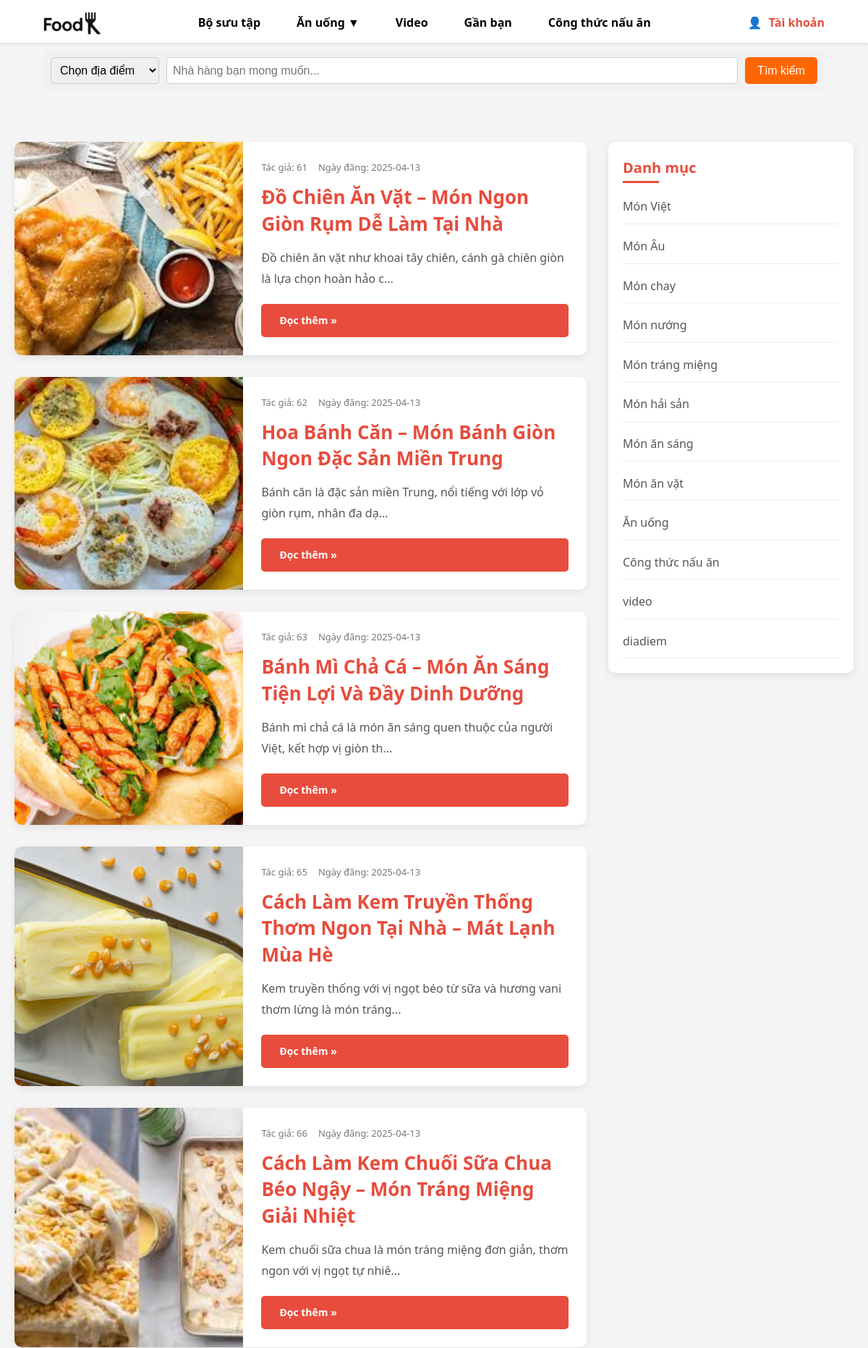
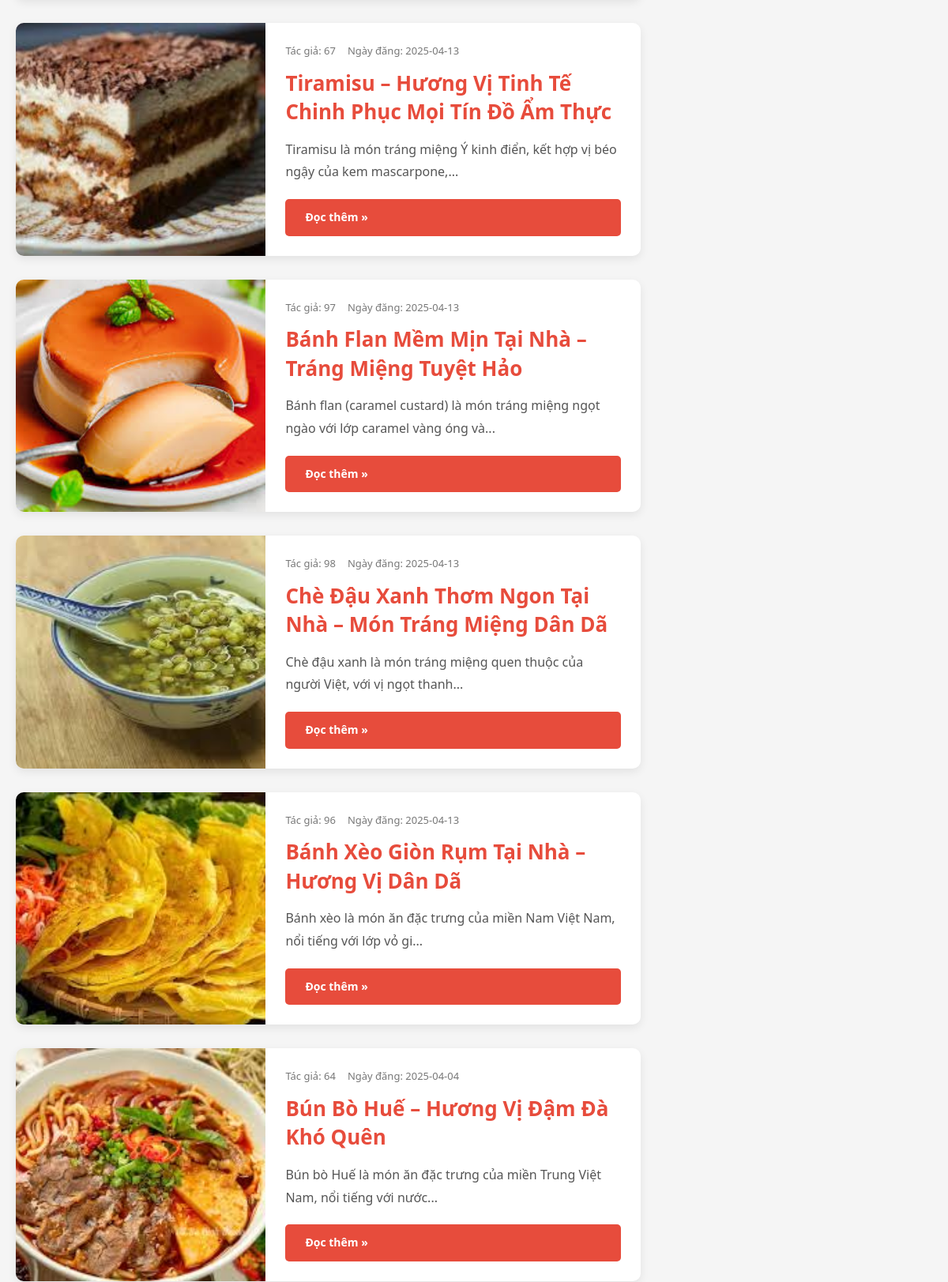
The app's page /congthuc.php (upper part) with its own data (2 pictures, top to bottom).
### tables this page shows
CREATE TABLE `baiviet` (
  `id` int(11) NOT NULL,
  `tieude` varchar(255) NOT NULL,
  `noidung` text NOT NULL,
  `tacgia_id` int(11) DEFAULT NULL,
  `ngay_dang` date DEFAULT curdate(),
  `anh_minh_hoa` varchar(255) DEFAULT NULL,
  `danh_muc` varchar(50) DEFAULT NULL,
  `thoi_gian_chuan_bi` int(11) DEFAULT NULL COMMENT 'Thời gian chuẩn bị (phút)',
  `thoi_gian_nau` int(11) DEFAULT NULL COMMENT 'Thời gian nấu (phút)',
  `so_khau_phan` int(11) DEFAULT NULL COMMENT 'Số khẩu phần (người)',
  `muc_do_kho` enum('Dễ','Trung bình','Khó') DEFAULT NULL COMMENT 'Mức độ khó của công thức',
  `thong_tin_dinh_duong` text DEFAULT NULL COMMENT 'Thông tin dinh dưỡng'
);

### congthuc.php (the view, shortened to what this page needs)
<?php
include 'config/database.php';
include 'includes/header.php';
?>
<div class="main-container">
  <section class="main-content">
    <div class="left-section">
      <?php
      $search = isset($_GET['search']) ? $_GET['search'] : '';
      $stmt = $conn->prepare("SELECT * FROM baiviet WHERE danh_muc = 'Công thức nấu ăn' AND tieude LIKE :search ORDER BY ngay_dang DESC");
      $searchParam = "%$search%";
      $stmt->bindParam(':search', $searchParam, PDO::PARAM_STR);
      $stmt->execute();
      $baiviets = $stmt->fetchAll(PDO::FETCH_ASSOC);
      foreach ($baiviets as $baiviet) {
        echo "
        <div class='blog-post'>
          <div class='blog-image'>
            <img src='{$baiviet['anh_minh_hoa']}' alt='{$baiviet['tieude']}' />
          </div>
          <div class='blog-details'>
            <div class='blog-meta'>
              <span class='author'>Tác giả: {$baiviet['tacgia_id']}</span>
              <span class='time'>Ngày đăng: {$baiviet['ngay_dang']}</span>
            </div>
            <h3 class='blog-title'>{$baiviet['tieude']}</h3>
            <p class='blog-summary'>" . substr($baiviet['noidung'], 0, 100) . "...</p>
            <a href='CongThucV2.php?id={$baiviet['id']}' class='read-more-btn'>Đọc thêm »</a>
          </div>
        </div>
        ";
      }
      ?>
    </div>
    <div class="right-section">
      <div class="category-box">
        <h3>Danh mục</h3>
        <ul>
          <?php
          $stmt = $conn->prepare("SELECT DISTINCT danh_muc FROM baiviet");
          $stmt->execute();
          $categories = $stmt->fetchAll(PDO::FETCH_ASSOC);
          foreach ($categories as $category) {
            echo "<li><a href='?danh_muc={$category['danh_muc']}'>{$category['danh_muc']}</a></li>";
          }
          ?>
        </ul>
      </div>
    </div>
  </section>
</div>

### includes/header.php (shortened to what this page needs)
<?php
$logged_in = isset($_SESSION['user_id']);
$user_name = ($logged_in && isset($_SESSION['user_name'])) ? $_SESSION['user_name'] : "Người dùng";
?>
<!DOCTYPE html>
<html lang="vi">
  <head>
    <link rel="stylesheet" href="static/Lv2/css/header.css" />
    <link rel="stylesheet" href="static/Lv2/css/footer.css" />
    <link rel="stylesheet" href="assets/css/style.css" />
    <link rel="stylesheet" href="assets/css/logo.css" />
    <link rel="stylesheet" href="assets/css/login.css" />
    <link rel="stylesheet" href="assets/css/forgot.css" />
    <link rel="stylesheet" href="assets/css/register.css" />
    <link rel="stylesheet" href="assets/css/logoutmenu.css" />
    <link rel="stylesheet" href="assets/css/CongThucV2.css" />
    <link rel="stylesheet" href="static/Lv2/css/style_anuong.css" />
    <link rel="stylesheet" href="static/Lv2/css/style_bosuutap.css" />
    <link rel="stylesheet" href="static/Lv2/css/style_congthuc.css" />
    <link rel="stylesheet" href="static/Lv2/css/style_video.css" />
    <link rel="stylesheet" href="static/Lv2/css/style_vitri.css" />
  </head>
  <body>
      <header>
        <div class="container">
        <div class="logo">
  <a href="index.php">
    <img src="images/Logo (2).png" alt="Logo" class="logo-img">
  </a>
</div>
          <nav>
            <ul>
              <li><a href="bosuutap.php">Bộ sưu tập</a></li>
              <li class="dropdown">
                <a href="anuong.php">Ăn uống ▼</a>
              </li>
              <li><a href="video.php">Video</a></li>
              <li><a href="vitri.php">Gần bạn</a></li>
              <li><a href="congthuc.php">Công thức nấu ăn</a></li>
            </ul>
          </nav>
          <div class="account">
                    <span>👤</span>
                    <?php if ($logged_in): ?>
                        <a href="#"><?php echo htmlspecialchars($user_name); ?> ▼</a>
                        <ul class="dropdown-menu">
                            <li><a href="logout.php">Đăng xuất</a></li>
                        </ul>
                    <?php else: ?>
                        <a href="login.php">Tài khoản</a>
                    <?php endif; ?>
                </div>
            </div>
      </header>
      <div class="recipe-search-bar">
        <form action="search.php" method="GET">
          <select name="location">
            <option>Chọn địa điểm</option>
          </select>
          <input type="text" name="query" placeholder="Nhà hàng bạn mong muốn..." />
          <button>Tìm kiếm</button>
        </form>
      </div>

### static/Lv2/css/header.css (style rules this page uses)
* { margin: 0; padding: 0; box-sizing: border-box; }
body { font-family: Arial, sans-serif; background-color: #f8f8f8; }
.container { width: 90%; max-width: 1200px; margin: auto; display: flex; justify-content: space-between; align-items: center; padding: 5px 0; }
header { background: white; box-shadow: 0px 2px 5px rgba(0, 0, 0, 0.1); padding: 5px 0; position: sticky; top: 0; z-index: 1000; width: 100%; }
nav ul { list-style: none; display: flex; gap: 20px; }
nav ul li { position: relative; }
nav ul li a { text-decoration: none; color: black; padding: 10px 15px; display: block; font-weight: bold; }
.main-content { display: grid; grid-template-columns: repeat(2, 1fr); gap: 20px; }
img { width: 100%; height: 100%; object-fit: contain; }
.logo { text-align: left; padding: 10px 0; }
.logo-img { width: 80px; height: auto; display: block; }
html, body { height: 100%; margin: 0; }
.recipe-search-bar { width: 90%; max-width: 1200px; margin: 0 auto; padding: 10px; background: #f1f1f1; border-radius: 5px; margin-top: 10px; margin-bottom: 40px; }
.recipe-search-bar form { display: flex; width: 100%; gap: 10px; }
.recipe-search-bar select, .recipe-search-bar input, .recipe-search-bar button { padding: 8px; font-size: 16px; border: 1px solid #ccc; border-radius: 5px; }
.recipe-search-bar select { width: 150px; }
.recipe-search-bar input { flex-grow: 1; min-width: 0; }
.recipe-search-bar button { width: 100px; background: #ff6600; color: white; border: none; cursor: pointer; }
.account a { color: #e74c3c; font-weight: bold; text-decoration: none; }

### assets/css/style.css (style rules this page uses)
* { margin: 0; padding: 0; box-sizing: border-box; }
body { font-family: Arial, sans-serif; background-color: #fff; }

### assets/css/logo.css (style rules this page uses)
.logo a { text-decoration: none; color: inherit; }

### assets/css/login.css (style rules this page uses)
body { font-family: Arial, sans-serif; margin: 0; padding: 0; background-color: #f8f8f8; }
.logo a { text-decoration: none; color: inherit; }

### assets/css/forgot.css (style rules this page uses)
body { font-family: Arial, sans-serif; margin: 0; padding: 0; background-color: #f8f8f8; }

### assets/css/register.css (style rules this page uses)
body { font-family: Arial, sans-serif; margin: 0; padding: 0; background-color: #f8f8f8; }

### assets/css/logoutmenu.css (style rules this page uses)
.account { position: relative; display: inline-block; }
.account span { margin-right: 5px; }

### assets/css/CongThucV2.css (style rules this page uses)
* { box-sizing: border-box; margin: 0; padding: 0; }
body { font-family: "Poppins", sans-serif; background-color: #f5f5f5; color: #333; line-height: 1.6; }

### static/Lv2/css/style_anuong.css (style rules this page uses)
body { font-family: sans-serif; margin: 0; padding: 0; }
.logo a { text-decoration: none; color: inherit; }

### static/Lv2/css/style_bosuutap.css (style rules this page uses)
.main-container { max-width: 1200px; margin: 0 auto; padding: 0 20px; }
.logo a { text-decoration: none; color: inherit; }

### static/Lv2/css/style_video.css (style rules this page uses)
* { box-sizing: border-box; margin: 0; padding: 0; }
html, body { margin: 0; padding: 0; }
body { font-family: "Segoe UI", "Arial", sans-serif; margin: 0; padding: 0; line-height: 1.6; background-color: #f5f5f5; color: #333; }
header { margin-bottom: 0; padding-bottom: 0; }
header .container { margin-bottom: 0; padding-bottom: 0; }
.container { margin: 0 auto; padding: 0; }

### static/Lv2/css/style_vitri.css (style rules this page uses)
.logo a { text-decoration: none; color: inherit; }

### records on screen
baiviet: anh_minh_hoa (picture), tacgia "61", ngay_dang "2025-04-13", tieude "Đồ Chiên Ăn Vặt – Món Ngon Giòn Rụm Dễ Làm Tại Nhà", noidung "Đồ chiên ăn vặt như khoai tây chiên, cánh gà chiên giòn là lựa chọn hoàn hảo c"
baiviet: anh_minh_hoa (picture), tacgia "62", ngay_dang "2025-04-13", tieude "Hoa Bánh Căn – Món Bánh Giòn Ngon Đặc Sản Miền Trung", noidung "Bánh căn là đặc sản miền Trung, nổi tiếng với lớp vỏ giòn rụm, nhân đa dạ"
baiviet: anh_minh_hoa (picture), tacgia "63", ngay_dang "2025-04-13", tieude "Bánh Mì Chả Cá – Món Ăn Sáng Tiện Lợi Và Đầy Dinh Dưỡng", noidung "Bánh mì chả cá là món ăn sáng quen thuộc của người Việt, kết hợp vị giòn th"
baiviet: anh_minh_hoa (picture), tacgia "65", ngay_dang "2025-04-13", tieude "Cách Làm Kem Truyền Thống Thơm Ngon Tại Nhà – Mát Lạnh Mùa Hè", noidung "Kem truyền thống với vị ngọt béo từ sữa và hương vani thơm lừng là món tráng"
baiviet: anh_minh_hoa (picture), tacgia "66", ngay_dang "2025-04-13", tieude "Cách Làm Kem Chuối Sữa Chua Béo Ngậy – Món Tráng Miệng Giải Nhiệt", noidung "Kem chuối sữa chua là món tráng miệng đơn giản, thơm ngon với vị ngọt tự nhiê"
baiviet: anh_minh_hoa (picture), tacgia "67", ngay_dang "2025-04-13", tieude "Tiramisu – Hương Vị Tinh Tế Chinh Phục Mọi Tín Đồ Ẩm Thực", noidung "Tiramisu là món tráng miệng Ý kinh điển, kết hợp vị béo ngậy của kem mascarpone,"
baiviet: anh_minh_hoa (picture), tacgia "97", ngay_dang "2025-04-13", tieude "Bánh Flan Mềm Mịn Tại Nhà – Tráng Miệng Tuyệt Hảo", noidung "Bánh flan (caramel custard) là món tráng miệng ngọt ngào với lớp caramel vàng óng và"
baiviet: anh_minh_hoa (picture), tacgia "98", ngay_dang "2025-04-13", tieude "Chè Đậu Xanh Thơm Ngon Tại Nhà – Món Tráng Miệng Dân Dã", noidung "Chè đậu xanh là món tráng miệng quen thuộc của người Việt, với vị ngọt thanh"
baiviet: anh_minh_hoa (picture), tacgia "96", ngay_dang "2025-04-13", tieude "Bánh Xèo Giòn Rụm Tại Nhà – Hương Vị Dân Dã", noidung "Bánh xèo là món ăn đặc trưng của miền Nam Việt Nam, nổi tiếng với lớp vỏ gi"
baiviet: anh_minh_hoa (picture), tacgia "64", ngay_dang "2025-04-04", tieude "Bún Bò Huế – Hương Vị Đậm Đà Khó Quên", noidung "Bún bò Huế là món ăn đặc trưng của miền Trung Việt Nam, nổi tiếng với nước"

### other values on screen
$category['danh_muc'] "Món Việt"
$category['danh_muc'] "Món Âu"
$category['danh_muc'] "Món chay"
$category['danh_muc'] "Món nướng"
$category['danh_muc'] "Món tráng miệng"
$category['danh_muc'] "Món hải sản"
$category['danh_muc'] "Món ăn sáng"
$category['danh_muc'] "Món ăn vặt"
$category['danh_muc'] "Ăn uống"
$category['danh_muc'] "Công thức nấu ăn"
$category['danh_muc'] "video"
$category['danh_muc'] "diadiem"
